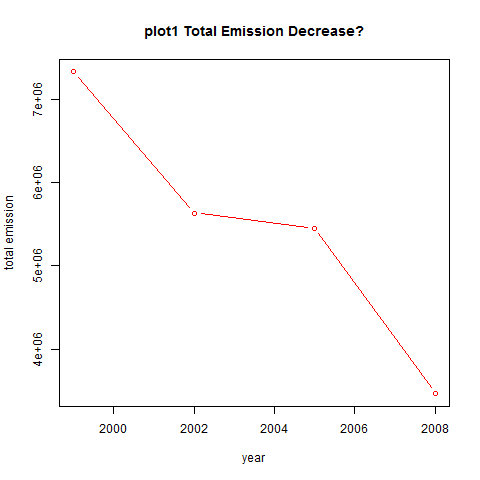

The R source for this figure:
source("class-4-EDA-Project2.R")
#Have total emissions from PM2.5 decreased in the United States from 1999 to 2008?
#Using the base plotting system, make a plot showing the total PM2.5 
#emission from all sources for each of the years 1999, 2002, 2005, and 2008.

NEI %>%
  group_by(year) %>%
  summarise(total=sum(Emissions)) %>%
  plot(type="b",col='red',main="plot1 Total Emission Decrease?",xlab="year",ylab="total emission")

dev.copy(png,'plot1.png')
dev.off()
